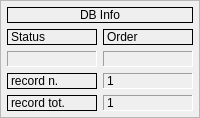
      <widget class="QFrame" name="frame_dbinfo">
       <property name="sizePolicy">
        <sizepolicy hsizetype="Preferred" vsizetype="Preferred">
         <horstretch>0</horstretch>
         <verstretch>0</verstretch>
        </sizepolicy>
       </property>
       <property name="frameShape">
        <enum>QFrame::StyledPanel</enum>
       </property>
       <property name="frameShadow">
        <enum>QFrame::Raised</enum>
       </property>
       <layout class="QGridLayout" name="gridLayout_5">
        <property name="leftMargin">
         <number>6</number>
        </property>
        <property name="topMargin">
         <number>6</number>
        </property>
        <property name="rightMargin">
         <number>6</number>
        </property>
        <property name="bottomMargin">
         <number>6</number>
        </property>
        <item row="0" column="0">
         <widget class="QLabel" name="label_42">
          <property name="autoFillBackground">
           <bool>true</bool>
          </property>
          <property name="frameShape">
           <enum>QFrame::Panel</enum>
          </property>
          <property name="text">
           <string>DB Info</string>
          </property>
          <property name="alignment">
           <set>Qt::AlignCenter</set>
          </property>
         </widget>
        </item>
       <item row="2" column="0">
        <layout class="QGridLayout" name="gridLayout_3">
         <item row="1" column="1">
          <widget class="QLabel" name="label_rec_tot">
           <property name="cursor">
            <cursorShape>ForbiddenCursor</cursorShape>
           </property>
           <property name="mouseTracking">
            <bool>false</bool>
           </property>
           <property name="contextMenuPolicy">
            <enum>Qt::DefaultContextMenu</enum>
           </property>
           <property name="frameShape">
            <enum>QFrame::Panel</enum>
           </property>
           <property name="frameShadow">
            <enum>QFrame::Sunken</enum>
           </property>
           <property name="text">
            <string>1</string>
           </property>
          </widget>
         </item>
         <item row="0" column="0">
          <widget class="QLabel" name="label_27">
           <property name="frameShape">
            <enum>QFrame::Panel</enum>
           </property>
           <property name="text">
            <string>record n.</string>
           </property>
           <property name="margin">
            <number>0</number>
           </property>
          </widget>
         </item>
         <item row="0" column="1">
          <widget class="QLabel" name="label_rec_corrente">
           <property name="cursor">
            <cursorShape>ForbiddenCursor</cursorShape>
           </property>
           <property name="mouseTracking">
            <bool>false</bool>
           </property>
           <property name="contextMenuPolicy">
            <enum>Qt::DefaultContextMenu</enum>
           </property>
           <property name="frameShape">
            <enum>QFrame::Panel</enum>
           </property>
           <property name="frameShadow">
            <enum>QFrame::Sunken</enum>
           </property>
           <property name="text">
            <string>1</string>
           </property>
          </widget>
         </item>
         <item row="1" column="0">
          <widget class="QLabel" name="label_28">
           <property name="frameShape">
            <enum>QFrame::Panel</enum>
           </property>
           <property name="text">
            <string>record tot.</string>
           </property>
           <property name="margin">
            <number>0</number>
           </property>
          </widget>
         </item>
        </layout>
       </item>
       <item row="1" column="0">
        <layout class="QGridLayout" name="gridLayout_4">
         <item row="0" column="1">
          <widget class="QLabel" name="label_43">
           <property name="frameShape">
            <enum>QFrame::Panel</enum>
           </property>
           <property name="text">
            <string>Order</string>
           </property>
           <property name="margin">
            <number>0</number>
           </property>
          </widget>
         </item>
         <item row="1" column="1">
          <widget class="QLabel" name="label_sort">
           <property name="cursor">
            <cursorShape>ForbiddenCursor</cursorShape>
           </property>
           <property name="mouseTracking">
            <bool>false</bool>
           </property>
           <property name="contextMenuPolicy">
            <enum>Qt::DefaultContextMenu</enum>
           </property>
           <property name="frameShape">
            <enum>QFrame::Panel</enum>
           </property>
           <property name="frameShadow">
            <enum>QFrame::Sunken</enum>
           </property>
           <property name="text">
            <string />
           </property>
           <property name="alignment">
            <set>Qt::AlignCenter</set>
           </property>
           <property name="margin">
            <number>0</number>
           </property>
          </widget>
         </item>
         <item row="0" column="0">
          <widget class="QLabel" name="label_34">
           <property name="frameShape">
            <enum>QFrame::Panel</enum>
           </property>
           <property name="text">
            <string>Status</string>
           </property>
           <property name="margin">
            <number>0</number>
           </property>
          </widget>
         </item>
         <item row="1" column="0">
          <widget class="QLabel" name="label_status">
           <property name="minimumSize">
            <size>
             <width>40</width>
             <height>0</height>
            </size>
           </property>
           <property name="cursor">
            <cursorShape>ForbiddenCursor</cursorShape>
           </property>
           <property name="mouseTracking">
            <bool>false</bool>
           </property>
           <property name="contextMenuPolicy">
            <enum>Qt::DefaultContextMenu</enum>
           </property>
           <property name="frameShape">
            <enum>QFrame::Panel</enum>
           </property>
           <property name="frameShadow">
            <enum>QFrame::Sunken</enum>
           </property>
           <property name="text">
            <string />
           </property>
           <property name="alignment">
            <set>Qt::AlignCenter</set>
           </property>
           <property name="margin">
            <number>0</number>
           </property>
          </widget>
         </item>
        </layout>
       </item>
      </layout>
     </widget>
